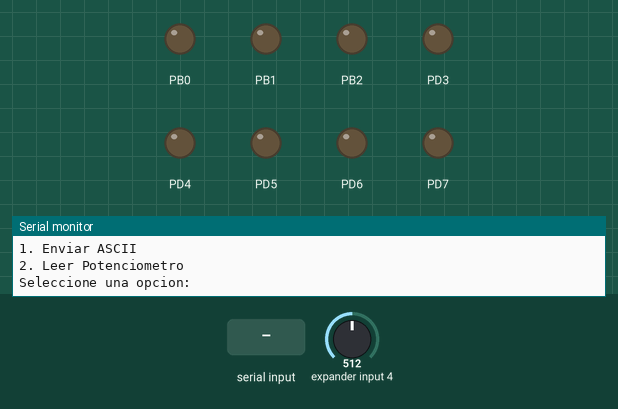
The program below on a simulated ATmega328P, built with avr-gcc and emulated at 16 MHz. On the bench: output pins drawn as LEDs (lit = HIGH), the last lines printed to the serial monitor. The inputs (shaded band) are chosen by the test bench; at power-on: expander input 4 = 512.

Above: at 1.2 s.
1.3 s: "1\n" received over Serial
At 1.9 s:
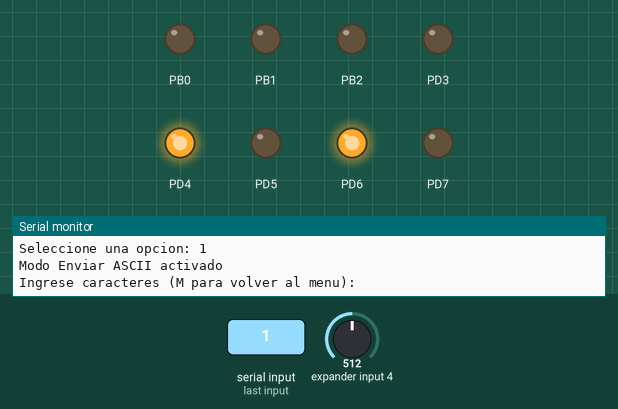
2.8 s: byte 76 ('L') received over Serial
At 3.7 s:
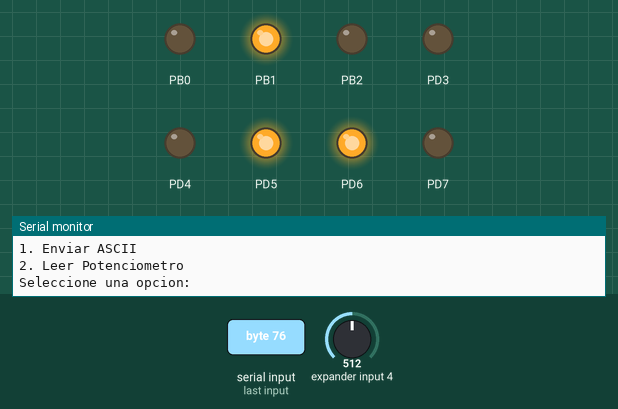
4.3 s: byte 50 ('2') received over Serial
At 5.0 s:
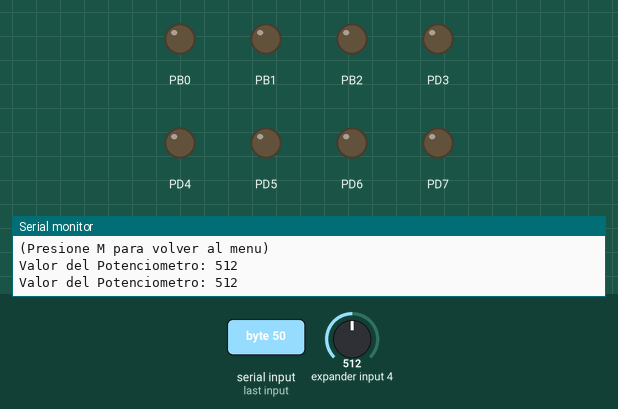
5.9 s: expander input 4 set to 716
At 7.0 s:
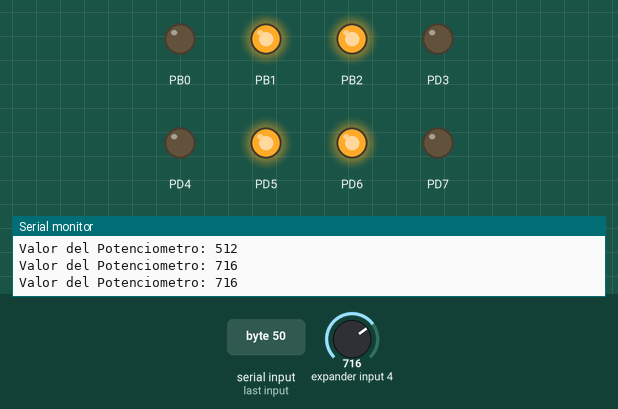
7.4 s: expander input 4 set to 900
At 8.7 s:
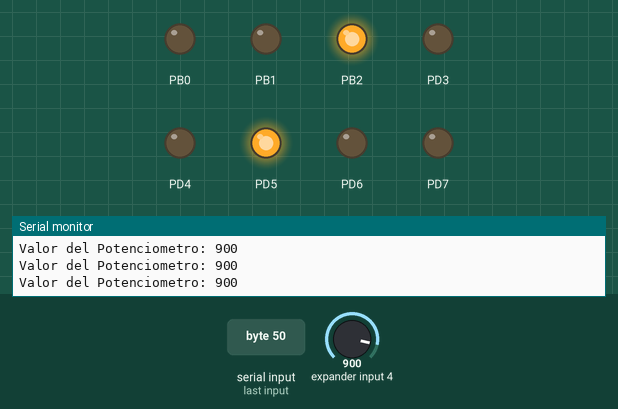
9.0 s: expander input 4 set to 1023
At 9.8 s:
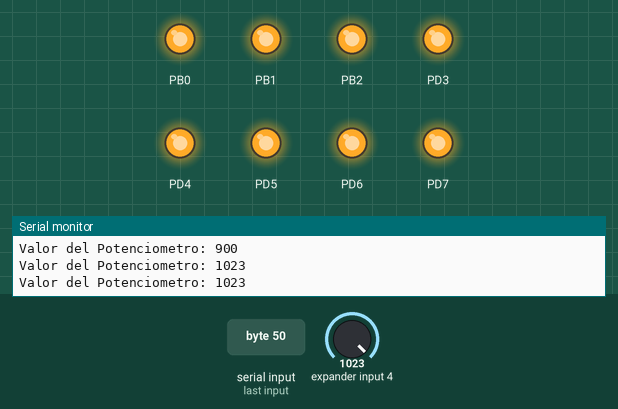
Timing chart, 0 to 11.6 s (numbered marks = the images above; inputs shaded):
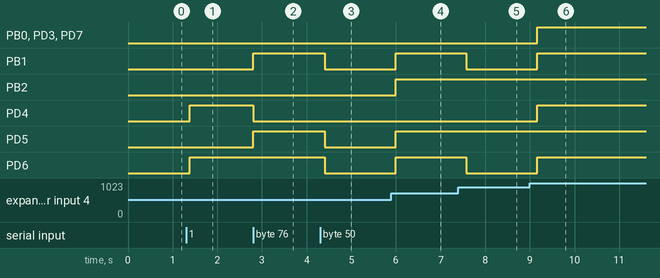

Measured:
- after the input at 1.3 s, PD4, PD6: LOW → HIGH after 0.08 s
- after the input at 2.8 s, PB1, PD5: LOW → HIGH at once; PD4: HIGH → LOW at once
- after the input at 4.3 s, PB1, PD5, PD6: HIGH → LOW after 0.10 s
- after the input at 5.9 s, PB1, PB2, PD5, PD6: LOW → HIGH after 0.09 s
- after the input at 7.4 s, PB1, PD6: HIGH → LOW after 0.18 s
- after the input at 9.0 s, PB0, PB1, PD3, PD4, PD6, PD7: LOW → HIGH after 0.17 s

The program:

main.c
```c
/* Universidad del Valle de Guatemala
 * IE2023 - Programación de Microcontroladores
 * Created: 21/04/2025
 * Author :Iann Grijalva-23055
 * Descripción: Este codigo permite ejecutar el Lab #6
 */
#define F_CPU 16000000UL
#include <avr/io.h>
#include <stdio.h>
#include <util/delay.h>
#include <avr/interrupt.h>
#include <string.h>
#include <stdlib.h>
#define BAUD 9600
#define UBRR_VALUE ((F_CPU/(16UL*BAUD))-1)
#define MAX_BUFFER 64  // Tamaño máximo del buffer para recibir cadenas

volatile char Buffer[MAX_BUFFER];
volatile uint8_t Indice = 0;
volatile uint8_t Ccompletada = 0;
volatile uint8_t ModoActual = 0; // 0: Menú, 1: Enviar datos por USART (ASCII), 2: Leer potenciómetro
volatile uint16_t ValorPotenciometro = 0;
volatile uint8_t LeerPotentiometro = 0;

void inicializar_UART(void);
void enviar_CaracterUART(unsigned char dato);
void enviar_CadenaUART(const char* cadena);
void mostrar_CaracterEnLEDs(unsigned char caracter);
void inicializar_ADC(void);
uint16_t leer_ADC(uint8_t canal);
void mostrarMenu(void);

int main(void) {
    // Configurar pines para LEDs
    DDRD |= 0b11111000;  // PIND3-PIND7 como salidas (5 bits)
    DDRB |= 0b00000111;  // PINB0-PINB2 como salidas (3 bits)

    // Inicializar UART con interrupciones
    inicializar_UART();

    // Inicializar ADC
    inicializar_ADC();

    // Habilitar interrupciones globales
    sei();

    // Mostrar el mensaje de bienvenida y el menú
    enviar_CadenaUART("\r\n--- Bienvenido al LAB #6 Iann Grijalva ---\r\n");
    mostrarMenu();

    char valorStr[10]; // Buffer para convertir valor a cadena

    while (1) {
        // Estado del programa basado en el modo seleccionado
        switch (ModoActual) {
            case 0: // Modo Menú - Esperar entrada del usuario
                // No hacer nada, esperar a que llegue un comando por ISR
                break;

            case 1: // Modo Enviar datos por USART (ASCII)
                // La ISR se encarga de procesar los caracteres y mostrarlos en los LEDs
                break;

            case 2: // Modo Lectura de Potenciómetro
                if (LeerPotentiometro) {
                    // Leer el valor del potenciómetro y enviarlo por USART
                    ValorPotenciometro = leer_ADC(6); // A6

                    // Convertir el valor a string
                    sprintf(valorStr, "%d", ValorPotenciometro);

                    // Enviar el valor
                    enviar_CadenaUART("Valor del Potenciometro: ");
                    enviar_CadenaUART(valorStr);
                    enviar_CadenaUART("\r\n");
                    mostrar_CaracterEnLEDs(ValorPotenciometro);

                    // Esperar un poco antes de la siguiente lectura
                    _delay_ms(500);
                }
                break;
        }

        // Si se completa una cadena y estamos en modo 1 o 2, verificar si es  'l' o 'L' para volver al menú
        if (Ccompletada) {
            if ((ModoActual == 1 || ModoActual == 2) &&
                (Buffer[0] == 'M' || Buffer[0] == 'm' || Buffer[0] == 'L' || Buffer[0] == 'l') && Buffer[1] == '\0') {
                // Volver al menú
                ModoActual = 0;
                LeerPotentiometro = 0; // Detener lectura del potenciómetro
                mostrarMenu();
            }

            // Resetear para la próxima cadena
            Indice = 0;
            Ccompletada = 0;
        }
    }
}

// Inicializar UART con interrupciones
void inicializar_UART(void) {
    // Configurar velocidad de bauds
    UBRR0H = (uint8_t)(UBRR_VALUE >> 8);
    UBRR0L = (uint8_t)UBRR_VALUE;

    // Habilitar transmisión y recepción, y la interrupción de recepción completa
    UCSR0B = (1 << TXEN0) | (1 << RXEN0) | (1 << RXCIE0);

    // Formato de trama: 8 bits de datos, 1 bit de parada, sin paridad
    UCSR0C = (1 << UCSZ01) | (1 << UCSZ00);
}

// Enviar un carácter por UART
void enviar_CaracterUART(unsigned char dato) {
    // Esperar a que el buffer de transmisión esté vacío
    while (!(UCSR0A & (1 << UDRE0)));

    // Poner el dato en el buffer de transmisión
    UDR0 = dato;
}

// Enviar una cadena por UART
void enviar_CadenaUART(const char* cadena) {
    // Enviar cada carácter hasta encontrar el terminador nulo
    while (*cadena != '\0') {
        enviar_CaracterUART(*cadena);
        cadena++;
    }
}

// Mostrar un carácter en los LEDs distribuidos
void mostrar_CaracterEnLEDs(unsigned char caracter) {
    // Extraer los 5 bits menos significativos para PIND3-PIND7
    PORTD = (PORTD & 0b00000111) | ((caracter & 0b00011111) << 3);

    // Extraer los 3 bits más significativos para PINB0-PINB2
    PORTB = (PORTB & 0xF8) | ((caracter >> 5) & 0b00000111);
}

// Inicializar el ADC
void inicializar_ADC(void) {
    // Configurar el ADC: referencia AVCC, ajuste a la derecha
    ADMUX = (1 << REFS0);

    // Habilitar ADC, prescaler de 128 (125kHz con clock de 16MHz)
    ADCSRA = (1 << ADEN) | (1 << ADPS2) | (1 << ADPS1) | (1 << ADPS0);
}

// Leer el valor del ADC en un canal específico
uint16_t leer_ADC(uint8_t canal) {
    // Seleccionar el canal (solo los 4 bits inferiores)
    ADMUX = (ADMUX & 0xF0) | (canal & 0x0F);

    // Iniciar la conversión
    ADCSRA |= (1 << ADSC);

    // Esperar a que la conversión termine
    while (ADCSRA & (1 << ADSC));

    // Retornar el resultado
    return ADC;
}

// Mostrar el menú de opciones
void mostrarMenu(void) {
    enviar_CadenaUART("\r\n------ MENU PRINCIPAL ------\r\n");
    enviar_CadenaUART("1. Enviar ASCII\r\n");
    enviar_CadenaUART("2. Leer Potenciometro\r\n");
    enviar_CadenaUART("Seleccione una opcion: ");
}

// Interrupción de recepción UART
ISR(USART_RX_vect) {
    char dato = UDR0;  // Leer el dato recibido

    // Eco del carácter recibido
    enviar_CaracterUART(dato);

    // Si estamos en el menú principal, procesar las opciones
    if (ModoActual == 0) {
        if (dato == '1') {
            ModoActual = 1; // Cambiar a modo enviar datos ASCII por USART
            enviar_CadenaUART("\r\nModo Enviar ASCII activado\r\n");
            enviar_CadenaUART("Ingrese caracteres (M para volver al menu):\r\n");
        }
        else if (dato == '2') {
            ModoActual = 2; // Cambiar a modo leer potenciómetro
            LeerPotentiometro = 1; // Activar la lectura continua
            enviar_CadenaUART("\r\nModo Leer Potenciometro activado\r\n");
            enviar_CadenaUART("(Presione M para volver al menu)\r\n");
        }
    }
    // Si estamos en modo enviar datos por USART, mostrar en LEDs
    else if (ModoActual == 1) {
        mostrar_CaracterEnLEDs(dato);

        // Si el usuario presiona '1' o 'L'/'l' durante el modo ASCII, volver al menú
        if (dato == '1' || dato == 'L' || dato == 'l') {
            ModoActual = 0; // Volver al menú principal
            LeerPotentiometro = 0; // Asegurar que se detiene la lectura del potenciómetro
            mostrarMenu();
        }
    }
    // Si estamos en modo leer potenciómetro y se presiona 'L' o 'l'
    else if (ModoActual == 2 && (dato == 'L' || dato == 'l')) {
        ModoActual = 0; // Volver al menú principal
        LeerPotentiometro = 0; // Detener lectura del potenciómetro
        mostrarMenu();
    }

    // Si es Enter, completar la cadena
    if (dato == '\r' || dato == '\n') {
        if (dato == '\r') {  // Solo enviar nueva línea si recibimos CR
            enviar_CaracterUART('\n');
        }

        // Marcar la cadena como completa
        Buffer[Indice] = '\0';
        Ccompletada = 1;
    }
    else if (Indice < MAX_BUFFER - 1) {
        Buffer[Indice++] = dato;
    }
}
```
